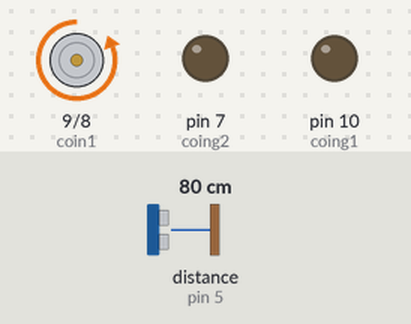
Bench run of a sketch on a simulated Arduino Uno, built with avr-gcc and run on an emulated ATmega328P. On the bench: motor-driver pin pairs drawn as motors (green arrow = first pin HIGH = forward, orange = second pin HIGH = backward, longer = more drive), output pins drawn as LEDs (lit = HIGH). Wiring (inferred from the names in the program): ultrasonic range finder: trigger pin 4; echo pin 5. The inputs (shaded band) are chosen by the test bench; at power-on: distance to the obstacle (sensor on pin 5) 80 cm. The echo pulse lasts 58.3 µs per cm; pins used as bus, display or sensor lines are not drawn; what the sketch prints to the serial monitor is not drawn.

Above: at 1.2 s.
1.3 s: distance to the obstacle (sensor on pin 5) set to 250 cm
3.2 s: distance to the obstacle (sensor on pin 5) set to 2 cm
Timing chart, 0 to 6.2 s (numbered marks = the images above; inputs shaded):
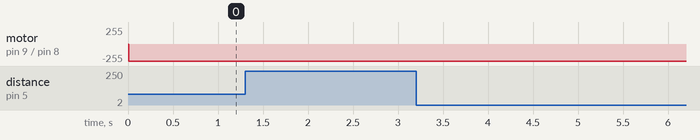

The sketch:

sensor_right_side.ino
```cpp
#define trigPin1 2
#define echoPin1 3
#define coin1 9

#define trigPin2 4
#define echoPin2 5
#define coin2 8


int fadeValue1 ;
int cm1;
int coing1 = 10;
int coing2 = 7;
int fadeValue2 ;
int cm2;
void setup() {
  Serial.begin (9600);

  pinMode(trigPin1, OUTPUT);
  pinMode(echoPin1, INPUT);
  pinMode(coin1, OUTPUT);
    pinMode(coing1, OUTPUT);

pinMode(trigPin2, OUTPUT);
  pinMode(echoPin2, INPUT);
  pinMode(coin2, OUTPUT);
        pinMode(coing2, OUTPUT);
}

void loop() {
  digitalWrite(coing1,LOW);
  digitalWrite(coing2,LOW);


  long duration2, distance2;
  digitalWrite(trigPin2, LOW);  // Added this line
  delayMicroseconds(2); // Added this line
  digitalWrite(trigPin2, HIGH);
//  delayMicroseconds(1000); - Removed this line
  delayMicroseconds(10); // Added this line
  digitalWrite(trigPin2, LOW);
  duration2 = pulseIn(echoPin2, HIGH);
  distance2 = (duration2/2) / 29.1;
 delay(5);


  if (distance2 >= 250 || distance2 <= 0){
    Serial.println("Out of range");
  }
  else {


      cm2 = 250 - distance2;

  fadeValue2 = map(cm2 , 0, 250, 0, 254);


  analogWrite(coin2, fadeValue2);  // Writes the fadeValue to pin 9
    Serial.print(distance2);
    Serial.print("\t");
        Serial.println(fadeValue2);
  }


}
```

Measured:
- after the input at 1.3 s, every drawn part: stays the same
- after the input at 3.2 s, every drawn part: stays the same
